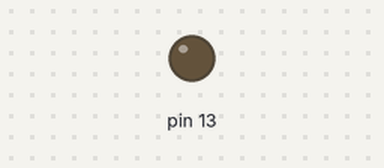
Bench run of a sketch on a simulated Arduino Uno, built with avr-gcc and run on an emulated ATmega328P. Parts: output pins drawn as LEDs (lit = HIGH). Sleep ends after the set time or at an interrupt; what the sketch prints to the serial monitor is not drawn. At 0.2 s the program stops and its outputs stay as they are.

Above: at 0.2 s.
Timing chart, 0 to 1.7 s (numbered marks = the images above):
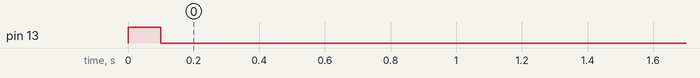

The sketch:

HelloWorld.ino
```cpp
#include <avr/sleep.h>
void setup()
{
	Serial.begin(115200);
	pinMode(13, OUTPUT);
}

void loop()
{
	Serial.println("Hello World");
	digitalWrite(13, HIGH);
    delay(100);
    digitalWrite(13, LOW);
	delay(100);
	noInterrupts();
   	sleep_enable();
    sleep_cpu();
}
```

Measured:
- by itself, pin 13: LOW → HIGH at 0.00 s, → LOW 0.10 s later
